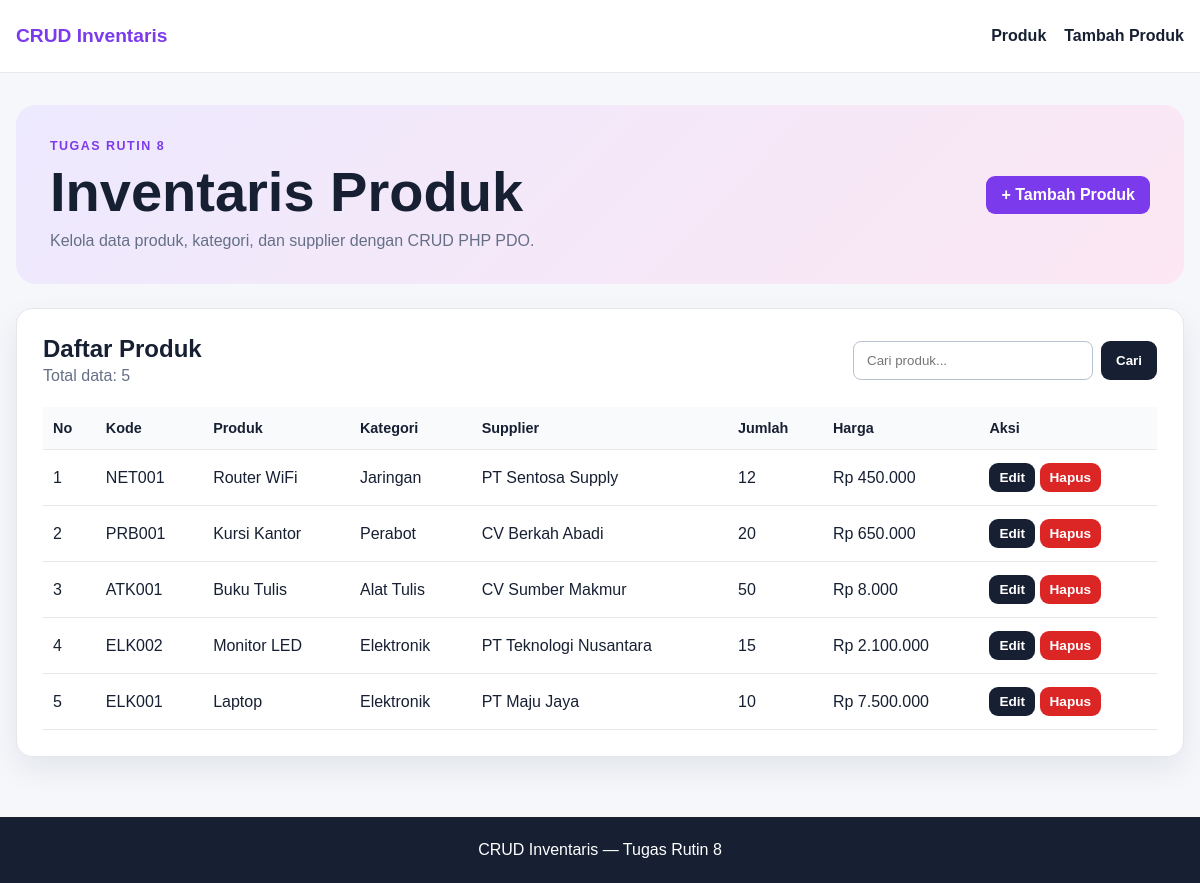
The page / on the database its author committed.
### tables this page shows
CREATE TABLE produk (
    id_produk INT AUTO_INCREMENT PRIMARY KEY,
    id_kategori INT NOT NULL,
    id_supplier INT NOT NULL,
    kode_produk VARCHAR(30) NOT NULL UNIQUE,
    nama_produk VARCHAR(150) NOT NULL,
    jumlah INT NOT NULL DEFAULT 0,
    harga DECIMAL(12,2) NOT NULL DEFAULT 0,
    created_at TIMESTAMP DEFAULT CURRENT_TIMESTAMP,
    CONSTRAINT fk_produk_kategori FOREIGN KEY (id_kategori) REFERENCES kategori(id_kategori)
        ON UPDATE CASCADE ON DELETE RESTRICT,
    CONSTRAINT fk_produk_supplier FOREIGN KEY (id_supplier) REFERENCES supplier(id_supplier)
        ON UPDATE CASCADE ON DELETE RESTRICT
);

CREATE TABLE kategori (
    id_kategori INT AUTO_INCREMENT PRIMARY KEY,
    nama_kategori VARCHAR(100) NOT NULL UNIQUE
);

CREATE TABLE supplier (
    id_supplier INT AUTO_INCREMENT PRIMARY KEY,
    nama_supplier VARCHAR(100) NOT NULL,
    telepon VARCHAR(30) NOT NULL,
    alamat VARCHAR(255) NOT NULL
);

### config/bootstrap.php (called while the page is built, shortened)
<?php
function e(?string $value): string
{
    return htmlspecialchars($value ?? '', ENT_QUOTES, 'UTF-8');
}

### public/index.php (the view, shortened to what this page needs)
<?php
require_once __DIR__ . '/../config/bootstrap.php';
$search = trim($_GET['search'] ?? '');
$page = max(1, (int)($_GET['page'] ?? 1));
$perPage = 5;
$offset = ($page - 1) * $perPage;
$where = '';
$params = [];
$countStmt = $pdo->prepare("
    SELECT COUNT(*) FROM produk p
    INNER JOIN kategori k ON p.id_kategori = k.id_kategori
    INNER JOIN supplier s ON p.id_supplier = s.id_supplier
    $where
");
$countStmt->execute($params);
$totalData = (int)$countStmt->fetchColumn();
$stmt = $pdo->prepare("
    SELECT p.id_produk,p.kode_produk,p.nama_produk,p.jumlah,p.harga,
           k.nama_kategori,s.nama_supplier
    FROM produk p
    INNER JOIN kategori k ON p.id_kategori = k.id_kategori
    INNER JOIN supplier s ON p.id_supplier = s.id_supplier
    $where
    ORDER BY p.id_produk DESC
    LIMIT :limit OFFSET :offset
");
$stmt->bindValue(':limit', $perPage, PDO::PARAM_INT);
$stmt->bindValue(':offset', $offset, PDO::PARAM_INT);
$stmt->execute();
$products = $stmt->fetchAll();
require __DIR__ . '/../partials/header.php';
?>
<section class="hero">
    <div>
        <p class="eyebrow">Tugas Rutin 8</p>
        <h1>Inventaris Produk</h1>
        <p>Kelola data produk, kategori, dan supplier dengan CRUD PHP PDO.</p>
    </div>
    <a class="button button--primary" href="tambah.php">+ Tambah Produk</a>
</section>
<section class="card">
    <div class="section-head">
        <div>
            <h2>Daftar Produk</h2>
            <p>Total data: <?= $totalData ?></p>
        </div>
        <form class="search" method="get">
            <input type="search" name="search" placeholder="Cari produk..." value="<?= e($search) ?>">
            <button class="button" type="submit">Cari</button>
        </form>
    </div>
    <div class="table-wrap">
        <table>
            <thead>
                <tr>
                    <th>No</th><th>Kode</th><th>Produk</th><th>Kategori</th>
                    <th>Supplier</th><th>Jumlah</th><th>Harga</th><th>Aksi</th>
                </tr>
            </thead>
            <tbody>
            <?php if (!$products): ?>
                <tr><td colspan="8" class="empty">Data produk tidak ditemukan.</td></tr>
            <?php else: ?>
                <?php foreach ($products as $index => $product): ?>
                    <tr>
                        <td><?= $offset + $index + 1 ?></td>
                        <td><?= e($product['kode_produk']) ?></td>
                        <td><?= e($product['nama_produk']) ?></td>
                        <td><?= e($product['nama_kategori']) ?></td>
                        <td><?= e($product['nama_supplier']) ?></td>
                        <td><?= e((string)$product['jumlah']) ?></td>
                        <td>Rp <?= number_format((float)$product['harga'],0,',','.') ?></td>
                        <td class="actions">
                            <a class="button button--small" href="edit.php?id=<?= (int)$product['id_produk'] ?>">Edit</a>
                            <a class="button button--small button--danger"
                               href="hapus.php?id=<?= (int)$product['id_produk'] ?>"
                               onclick="return confirm('Yakin ingin menghapus produk ini?')">Hapus</a>
                        </td>
                    </tr>
                <?php endforeach; ?>
            <?php endif; ?>
            </tbody>
        </table>
    </div>
</section>
<?php require __DIR__ . '/../partials/footer.php'; ?>

### partials/header.php (shortened to what this page needs)
<!DOCTYPE html>
<html lang="id">
<head>
    <link rel="stylesheet" href="style.css">
</head>
<body>
<header class="topbar">
    <div class="container nav">
        <a class="brand" href="index.php">CRUD Inventaris</a>
        <nav>
            <a href="index.php">Produk</a>
            <a href="tambah.php">Tambah Produk</a>
        </nav>
    </div>
</header>
<main class="container page">

### partials/footer.php
</main>
<footer class="footer">
    <div class="container"><p>CRUD Inventaris — Tugas Rutin 8</p></div>
</footer>
</body>
</html>

### public/style.css (style rules this page uses)
:root { --bg:#f5f7fb;--white:#fff;--text:#172033;--muted:#657086;--primary:#7c3aed;--border:#e5e7eb;--danger:#dc2626;--shadow:0 12px 30px rgba(15,23,42,.08) }
* { box-sizing:border-box }
body { margin:0;font-family:Arial,Helvetica,sans-serif;background:var(--bg);color:var(--text) }
a { color:inherit }
.container { width:min(1180px,calc(100% - 32px));margin:0 auto }
.topbar { background:var(--white);border-bottom:1px solid var(--border) }
.nav { min-height:72px;display:flex;align-items:center;justify-content:space-between;gap:20px }
.brand { color:var(--primary);font-size:1.2rem;font-weight:800;text-decoration:none }
nav { display:flex;gap:18px }
nav a { text-decoration:none;font-weight:700 }
.page { padding:32px 0 60px }
.hero { margin-bottom:24px;padding:34px;border-radius:20px;background:linear-gradient(135deg,#ede9fe,#fce7f3);display:flex;align-items:center;justify-content:space-between;gap:24px }
.hero h1 { margin:0 0 8px;font-size:clamp(2rem,5vw,3.5rem) }
.hero p { margin:0;color:var(--muted) }
.eyebrow { margin-bottom:6px!important;color:var(--primary)!important;font-size:.78rem;font-weight:800;text-transform:uppercase;letter-spacing:.12em }
.card { padding:26px;background:var(--white);border:1px solid var(--border);border-radius:16px;box-shadow:var(--shadow) }
.section-head { display:flex;align-items:center;justify-content:space-between;gap:20px;margin-bottom:22px }
.section-head h2 { margin:0 0 4px }
.section-head p { margin:0;color:var(--muted) }
.button { display:inline-flex;align-items:center;justify-content:center;padding:10px 15px;border:0;border-radius:9px;background:var(--text);color:var(--white);text-decoration:none;font-weight:700;cursor:pointer }
.button--primary { background:var(--primary) }
.button--danger { background:var(--danger) }
.button--small { padding:7px 10px;font-size:.85rem }
.search { display:flex;flex-wrap:wrap;gap:8px }
.search input { width:240px }
input,select { width:100%;padding:11px 13px;border:1px solid #b9c3d0;border-radius:8px;background:var(--white) }
.table-wrap { overflow-x:auto }
table { width:100%;border-collapse:collapse;min-width:900px }
th,td { padding:13px 10px;border-bottom:1px solid var(--border);text-align:left;vertical-align:middle }
th { background:#f8fafc;font-size:.9rem }
.actions { white-space:nowrap }
.footer { padding:24px 0;background:var(--text);color:var(--white);text-align:center }
.footer p { margin:0 }

### rows shown on the page
produk: index "1", kode_produk "NET001", nama_produk "Router WiFi", id_kategori.nama_kategori "Jaringan", id_supplier.nama_supplier "PT Sentosa Supply", jumlah "12", harga "450.000"
produk: index "2", kode_produk "PRB001", nama_produk "Kursi Kantor", id_kategori.nama_kategori "Perabot", id_supplier.nama_supplier "CV Berkah Abadi", jumlah "20", harga "650.000"
produk: index "3", kode_produk "ATK001", nama_produk "Buku Tulis", id_kategori.nama_kategori "Alat Tulis", id_supplier.nama_supplier "CV Sumber Makmur", jumlah "50", harga "8.000"
produk: index "4", kode_produk "ELK002", nama_produk "Monitor LED", id_kategori.nama_kategori "Elektronik", id_supplier.nama_supplier "PT Teknologi Nusantara", jumlah "15", harga "2.100.000"
produk: index "5", kode_produk "ELK001", nama_produk "Laptop", id_kategori.nama_kategori "Elektronik", id_supplier.nama_supplier "PT Maju Jaya", jumlah "10", harga "7.500.000"

### other values the page prints
$totalData "5"
